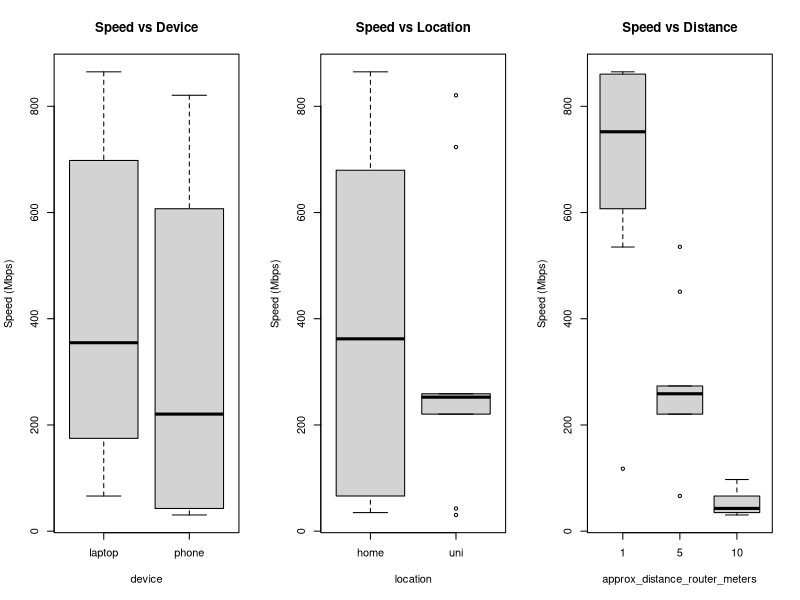
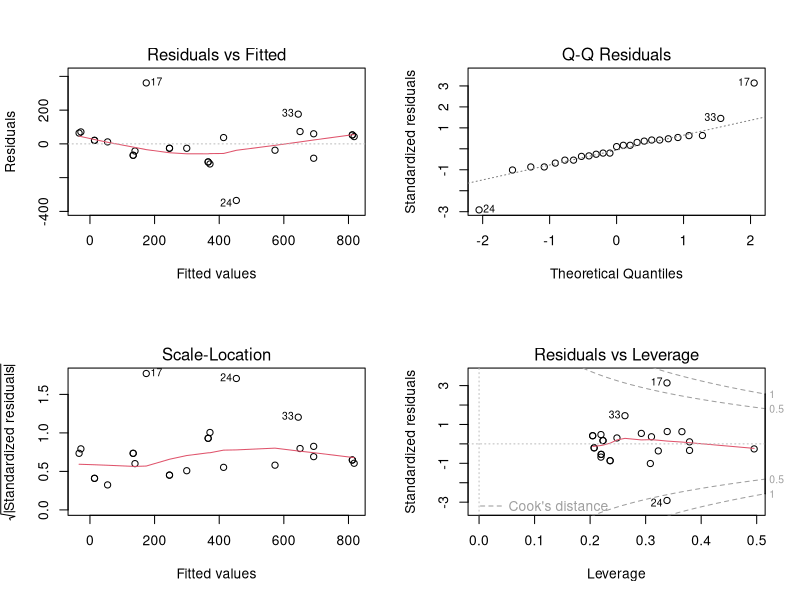
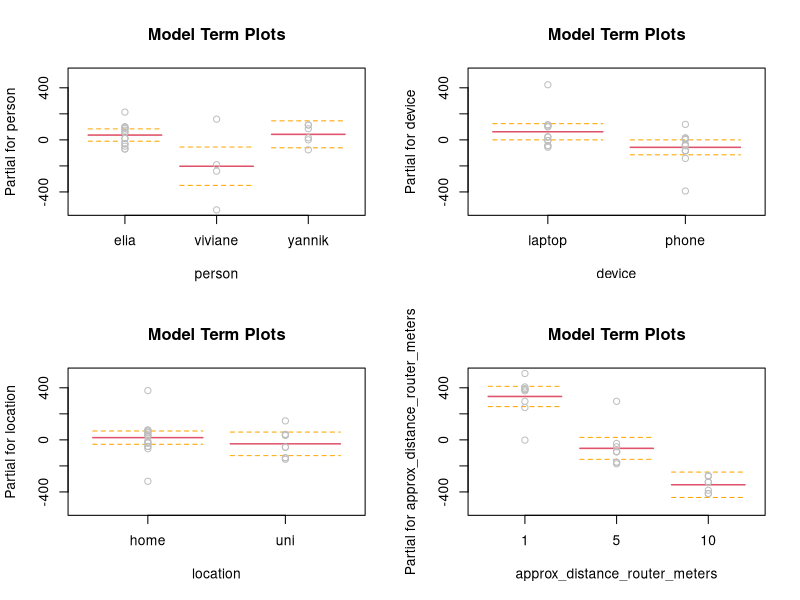

Generate these figures, in order, with R:
## ---- chunk 1
df <- read.csv("d2_doe_data.csv")

df$person <- as.factor(df$person)
df$device <- as.factor(df$device)
df$location <- as.factor(df$location)
df$approx_distance_router_meters <- as.factor(df$approx_distance_router_meters)

head(df)
## ---- chunk 2
par(mfrow=c(1,3))
boxplot(download_speed_mbit_result ~ device, data = df, main = "Speed vs Device", ylab = "Speed (Mbps)")
boxplot(download_speed_mbit_result ~ location, data = df, main = "Speed vs Location", ylab = "Speed (Mbps)")
boxplot(download_speed_mbit_result ~ approx_distance_router_meters, data = df, main = "Speed vs Distance", ylab = "Speed (Mbps)")
## ---- chunk 3
model <- lm(download_speed_mbit_result ~ person + device + location + approx_distance_router_meters, data = df)
summary(model)
## ---- chunk 4
par(mfrow=c(2,2))
plot(model)
summary(model)
## ---- chunk 5
termplot(model, partial.resid = TRUE, se = TRUE, main = "Model Term Plots")
## ---- chunk 6
model_int <- lm(download_speed_mbit_result ~ (person + device + location + approx_distance_router_meters)^2, data = df)
anova(model, model_int)
